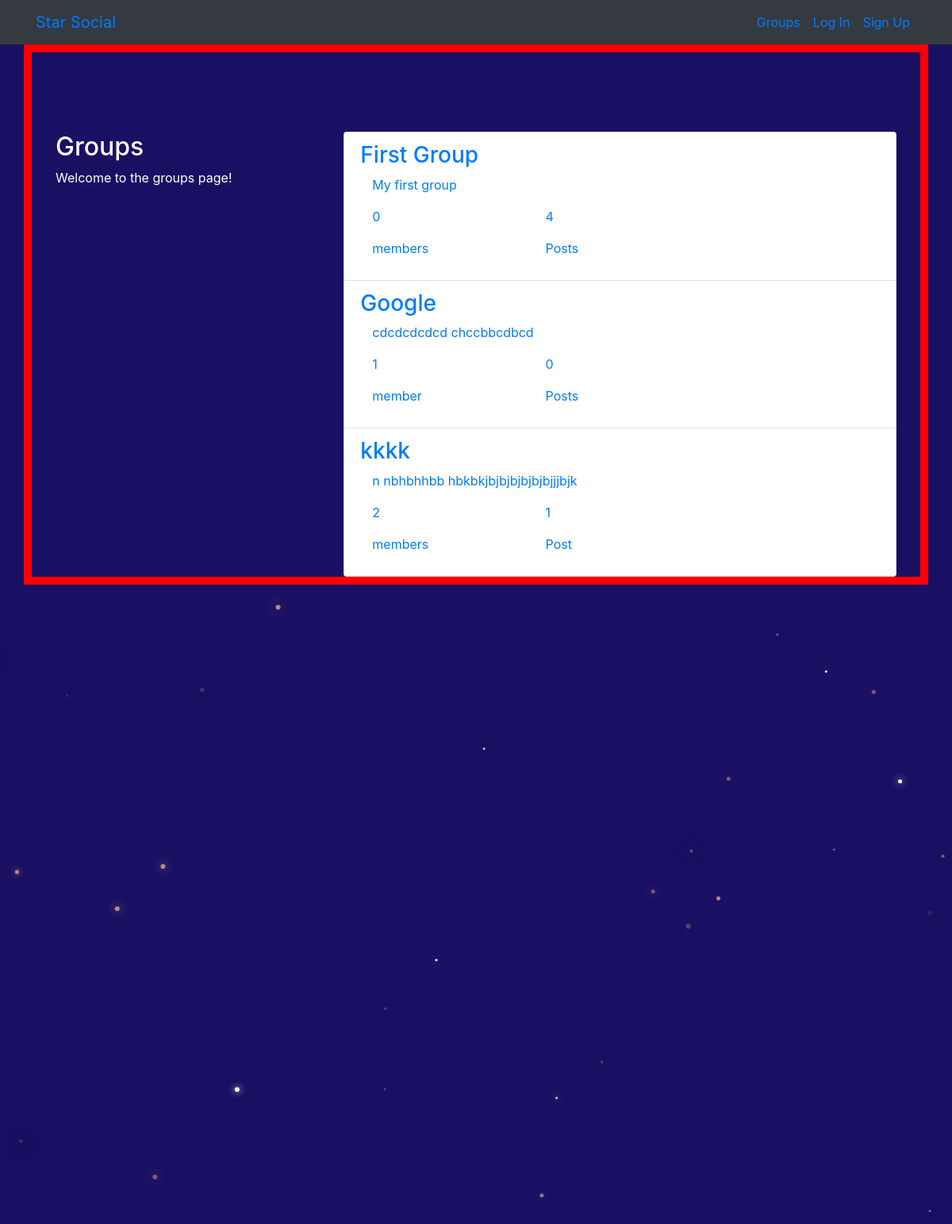
The app's page /groups/ with its own data.
### groups/models.py (models this page shows, shortened)
class Group(models.Model):
	name = models.CharField(max_length=255, unique=True)
	slug = models.SlugField(allow_unicode=True, unique=True)
	description = models.TextField(blank=True, default='')
	description_html = models.TextField(editable=False, default='', blank=True)
	members = models.ManyToManyField(User,through='GroupMember')
	class Meta:
		ordering = ['name']

### groups/views.py (the view)
# urls.py: path('',views.ListGroups.as_view(), name='group_list'),
class ListGroups(generic.ListView):
	model = Group

### groups/templates/groups/group_list.html (shortened to what this page needs)
{% extends 'groups/group_base.html' %}
{% block pregroup %}
<div class="col-md-4">
<div class="content">
<h2>Groups</h2>
<p>Welcome to the groups page!</p>
</div>
</div>
{% endblock %}
{% block group_content %}
<div class="col-md-8">
<div class="list-group">
{% for group in object_list %}
<a class="list-group-item" href="{% url 'groups:single' slug=group.slug %}">
<h3 class="title list-group-item-heading">{{group.name}}</h3>
<div class="list-group-item-text container-fluid">
{{group.description_html|safe}}
<div class="row">
<div class="col-md-4">
<p>{{group.members.count}}</p><p>member{{group.members.count|pluralize}}</p>
</div>
<div class="col-md-4">
<p>{{group.posts.count}}</p><p>Post{{group.posts.count|pluralize}}</p>
</div>
</div>
</div>
</a>
{% endfor %}
</div>
</div>
{% endblock %}

### static/simple_social_clone/css/master.css (style rules this page uses)
body { margin: 0; overflow: hidden; background-color: black; color:white; }

### static/css/master.css (style rules this page uses)
html, body { height: 100%; width: 100%; overflow: hidden; background: #191063; margin: 0; }

### records on screen
Group: name "First Group", description_html "My first group", members.count "0", posts.count "4"
Group: name "Google", description_html "cdcdcdcdcd chccbbcdbcd", members.count "1", posts.count "0"
Group: name "kkkk", description_html "n nbhbhhbb hbkbkjbjbjbjbjbjbjjjbjk", members.count "2", posts.count "1"
